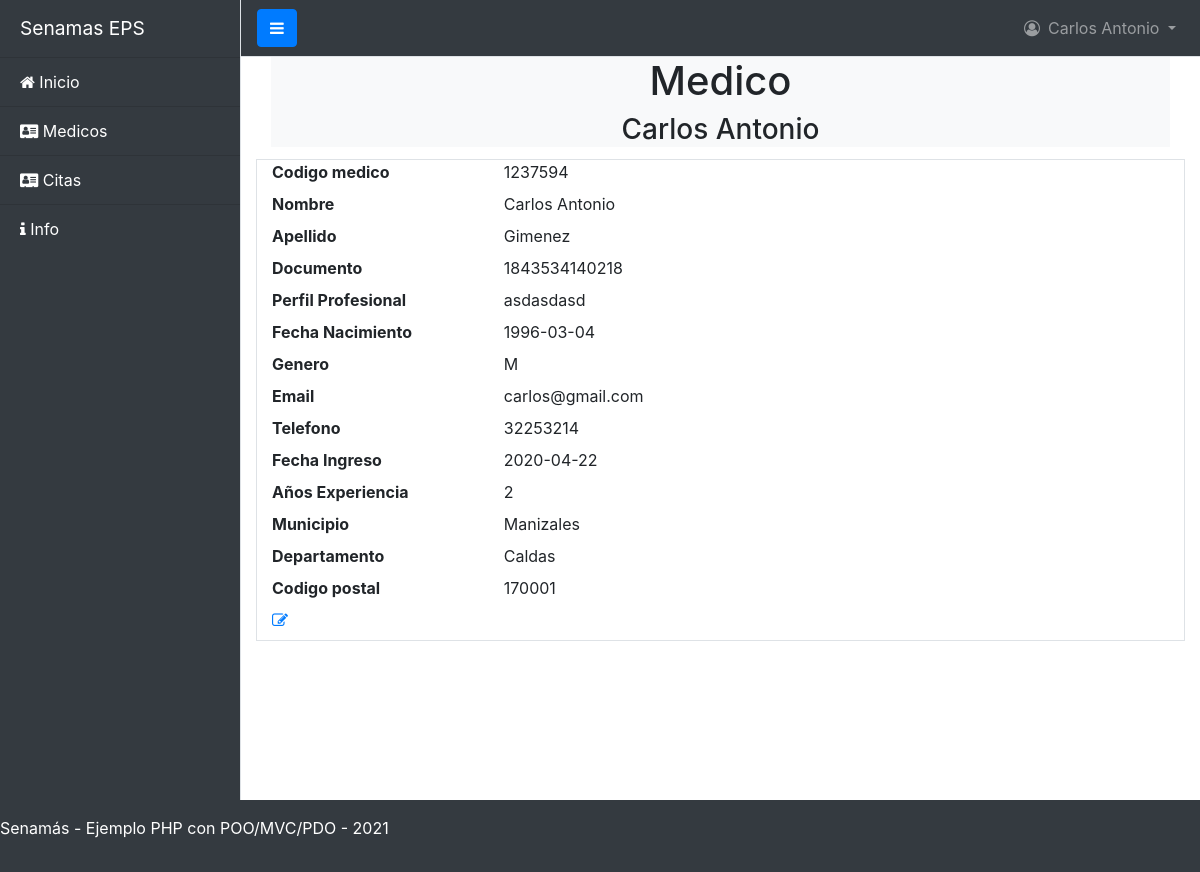
Screenshot of /index.php?controller=Medico&action=ItemView&cod=1237594 (signed in) with the database file from the repository.
### tables this page shows
CREATE TABLE `medico` (
  `cod_medico` varchar(50) NOT NULL,
  `nombre` varchar(100) NOT NULL,
  `apellido` varchar(50) NOT NULL,
  `documento` varchar(50) DEFAULT NULL,
  `fecha_nacimiento` date NOT NULL,
  `genero` varchar(1) NOT NULL,
  `email` varchar(100) DEFAULT NULL,
  `telefono` varchar(50) DEFAULT NULL,
  `perfil_profesional` varchar(255) DEFAULT NULL,
  `fecha_ingreso` date NOT NULL,
  `anios_experiencia` varchar(10) DEFAULT NULL,
  `password` varchar(250) NOT NULL,
  `cod_postal` varchar(20) DEFAULT NULL,
  `municipio` varchar(50) NOT NULL,
  `departamento` varchar(50) NOT NULL
);

### core/BaseController.php (called while the page is built, shortened)
<?php
class BaseController
{
    public function __construct()
    {
        require_once 'Connection.php';
        require_once 'BaseModel.php';
        require_once 'models/Medico.class.php';
        if(isset($_SESSION['timeout'])) {
            $tiempoSesion = time() -$_SESSION['timeout'];
        }
    }
}
?>

### controllers/MedicoController.php (called while the page is built, shortened)
<?php
class MedicoController extends BaseController
{
        public function __construct()
        {
                $this->layout = "admin_layout.php";
        }
        public function ItemView(){
                $cod=isset($_GET['cod'])?$_GET['cod']:"";
                $medico_obj = new Medico();
                $allMedicos = $medico_obj->getMedic($cod);
               require_once 'views/layouts/'.$this->layout;
        }
}
?>

### core/Connection.php (called while the page is built, shortened)
<?php
abstract class Connection
{
    public function __construct()
    {
        try
        {
            $this->dbConnection = new PDO(DB_DRIVER . ':host=' . DB_HOST . ';dbname=' . DB_NAME, DB_USER, DB_PASS);
        } catch (PDOException $ex) {
            echo $ex->getMessage();
            die();
        }
    }
}
?>

### models/Medico.class.php (called while the page is built, shortened)
<?php
class Medico extends BaseModel
{
        private $cod_medico;
        private $nombre;
        private $apellido;
        private $documento;
        private $fecha_nacimiento;
        private $genero;
        private $email;
        private $telefono;
        private $perfil_profesional;
        private $fecha_ingreso;
        private $anios_experiencia;
        private $cod_postal;
        private $municipio;
        private $departamento;
        public function __construct($cod=null,$nom=null,$ape=null,$doc=null,$fnac=null,
        $gen=null,$email=null,$tel=null,$perfil=null,$fingre=null,$expe=null,$pass=null,$codpo=null,$mun=null,$dep=null)
        {
                $this->table = "medico";
                $this->cod_medico = $cod;
                $this->nombre = $nom;
                $this->apellido = $ape;
                $this->documento = $doc;
                $this->fecha_nacimiento = $fnac;
                $this->genero = $gen;
                $this->email = $email;
                $this->telefono = $tel;
                $this->perfil_profesional = $perfil;
                $this->fecha_ingreso = $fingre;
                $this->anios_experiencia = $expe;
                $this->cod_postal = $codpo;
                $this->municipio = $mun;
                $this->departamento = $dep;
        }
        public function getCod_medico()
        {
                return $this->cod_medico;
        }
        public function getNombre()
        {
                return $this->nombre;
        }
        public function getApellido()
        {
                return $this->apellido;
        }
        public function getDocumento()
        {
                return $this->documento;
        }
        public function getFecha_nacimiento()
        {
                return $this->fecha_nacimiento;
        }
        public function getGenero()
        {
                return $this->genero;
        }
        public function getEmail()
        {
                return $this->email;
        }
        public function getTelefono()
        {
                return $this->telefono;
        }
        public function getPerfil_profesional()
        {
                return $this->perfil_profesional;
        }
        public function getFecha_ingreso()
        {
                return $this->fecha_ingreso;
        }
        public function getAnios_experiencia()
        {
                return $this->anios_experiencia;
        }
        public function getCod_postal()
        {
                return $this->cod_postal;
        }
        public function getMunicipio()
        {
                return $this->municipio;
        }
        public function getDepartamento()
        {
                return $this->departamento;
        }
}

### core/BaseModel.php (called while the page is built, shortened)
<?php
class BaseModel extends Connection
{
    protected $table;
    public function getMedic($cod)
    {
        try {
            $sql = $this->dbConnection->prepare("SELECT * FROM $this->table WHERE cod_medico=:cod_medico");
            $sql->bindParam('cod_medico',$cod);
            $sql->execute();
            if($row = $sql->fetch(PDO::FETCH_OBJ)){
                $obj = new Medico($row->cod_medico,$row->nombre,$row->apellido,$row->documento,$row->fecha_nacimiento,$row->genero,$row->email,$row->telefono,$row->perfil_profesional,$row->fecha_ingreso,$row->anios_experiencia,
            $row->password,$row->cod_postal,$row->municipio,$row->departamento);
            }else{
                $obj=null;
            }
            return $obj;
        } catch (PDOException $ex) {
            echo $ex->getMessage();
            die();
        }
    }
}
?>

### views/medico/ItemView.php (the view, shortened to what this page needs)
    <div class="col">
            <div class="row">
                <div class="col-12">
                    <div class="card-title text-center  bg-light font-weight-bold">
                        <h1>Medico</h1>
                        <h3><?php echo $allMedicos->getNombre(); ?></h3>
                    </div>
                </div>
            </div>
            <dl class="row border border-gray">
                <dt class="col-sm-3">Codigo medico</dt>
                <dd class="col-sm-9"><?php echo $allMedicos->getCod_medico(); ?></dd>
                <dt class="col-sm-3">Nombre</dt>
                <dd class="col-sm-9"><?php echo $allMedicos->getNombre(); ?></dd>
                <dt class="col-sm-3">Apellido</dt>
                <dd class="col-sm-9"><?php echo $allMedicos->getApellido(); ?></dd>
                <dt class="col-sm-3">Documento</dt>
                <dd class="col-sm-9"><?php echo $allMedicos->getDocumento(); ?></dd>
                <dt class="col-sm-3">Perfil Profesional</dt>
                <dd class="col-sm-9"><?php echo $allMedicos->getPerfil_profesional(); ?></dd>
                <dt class="col-sm-3">Fecha Nacimiento</dt>
                <dd class="col-sm-9"><?php echo $allMedicos->getFecha_nacimiento(); ?></dd>
                <dt class="col-sm-3">Genero</dt>
                <dd class="col-sm-9"><?php echo $allMedicos->getGenero(); ?></dd>
                <dt class="col-sm-3">Email</dt>
                <dd class="col-sm-9"><?php echo $allMedicos->getEmail();?></dd>
                <dt class="col-sm-3">Telefono</dt>
                <dd class="col-sm-9"><?php echo $allMedicos->getTelefono(); ?></dd>
                <dt class="col-sm-3 text-truncate">Fecha Ingreso</dt>
                <dd class="col-sm-9"><?php echo $allMedicos->getFecha_ingreso(); ?></dd>
                <dt class="col-sm-3">Años Experiencia</dt>
                <dd class="col-sm-9"><?php echo $allMedicos->getAnios_experiencia(); ?></dd>
                <dt class="col-sm-3">Municipio</dt>
                <dd class="col-sm-9"><?php echo $allMedicos->getMunicipio(); ?></dd>
                <dt class="col-sm-3">Departamento</dt>
                <dd class="col-sm-9"><?php echo $allMedicos->getDepartamento(); ?></dd>
                <dt class="col-sm-3">Codigo postal</dt>
                <dd class="col-sm-9"><?php echo $allMedicos->getCod_postal(); ?></dd>
                <dd class="col-sm-9">
                    <?php  $row = $allMedicos->getCod_medico();  ?>
                        <a href ="<?php echo "index.php?controller=Medico&action=EditView&cod=$row" ?>"><i class="fa fa-edit text-primary"></i></a>
                </dd>
            </dl>
    </div>
</div>

### index.php (shortened to what this page needs)
<?php
require_once 'core/BaseController.php';
$controller = isset($_GET["controller"]) ? $_GET["controller"] : "";
$action = isset($_GET["action"]) ? $_GET["action"] : "";
switch (ucwords($controller)) {
    case 'Medico':
            $controlador = 'MedicoController';
            break;
}
$strFileController = 'controllers/' . $controlador . '.php';
if (is_file($strFileController)) {
    $controllerObj = new $controlador();
    if (method_exists($controllerObj, $action)) {
        $controllerObj->$action();
    } else {
        echo "No existe el método en el controlador";
    }
}
?>

### views/layouts/admin_layout.php (shortened to what this page needs)
<!doctype html>
<html lang="es">
<head>
    <link href="//maxcdn.bootstrapcdn.com/bootstrap/4.0.0/css/bootstrap.min.css" rel="stylesheet" id="bootstrap-css">
    <link rel="stylesheet" href="https://stackpath.bootstrapcdn.com/font-awesome/4.7.0/css/font-awesome.min.css">
    <link rel="stylesheet" type="text/css" href="https://cdn.datatables.net/v/bs4/dt-1.10.20/datatables.min.css"/>
    <link href="css/simple-sidebar.css" rel="stylesheet">
</head>
    <body>
    <div class="d-flex" id="wrapper">
        <div class="bg-dark border-right" id="sidebar-wrapper">
                <div class="sidebar-heading text-white">Senamas EPS </div>
                    <div class="list-group list-group-flush">
                        <ul class="ml-0">
                            <li class="navbar-dark text-white">
                                  <a class="list-group-item list-group-item-action bg-dark text-white" href="index.php?controller=Login&action=home"><i class="fa fa-home"></i> Inicio </a>
                            </li>
                            <?php
                            if($_SESSION['tipo_usuario'] == "medico" || $_SESSION['tipo_usuario'] == "Admin" ){
                            echo <<<barraM
                                <li class="navbar-dark text-white">
                                <a class="list-group-item list-group-item-action bg-dark text-white" href="index.php?controller=Medico&action=index"><i class="fa fa-address-card"></i> Medicos </a>
                                </li>
                            barraM;
                            }
                            if($_SESSION['tipo_usuario'] == "medico" || $_SESSION['tipo_usuario'] == "Admin" ){
                                echo <<<barraM
                                    <li class="navbar-dark text-white">
                                    <a class="list-group-item list-group-item-action bg-dark text-white" href="index.php?controller=Citas&action=index"><i class="fa fa-address-card"></i> Citas </a>
                                    </li>
                                barraM;
                                }
                            ?>
                            <li class="navbar-dark text-white">
                              <a class="list-group-item list-group-item-action bg-dark text-white" href="#"><i class="fa fa-info"></i>    Info</a>
                            </li>
                        </ul>
          </div>
        </div>
    <div id="page-content-wrapper">
      <nav class="navbar navbar-expand-lg navbar-dark bg-dark border-bottom">
        <button class="btn btn-primary" id="menu-toggle" aria-label="Name"><i class="fa fa-bars"></i></button>
        <div class="collapse navbar-collapse" id="navbarSupportedContent">
          <ul class="navbar-nav ml-auto mt-2 mt-lg-0">
            <li class="nav-item dropdown">
              <a class="nav-link dropdown-toggle" href="#" id="navbarDropdown" role="button" data-toggle="dropdown" aria-haspopup="true" aria-expanded="false">
                <i class="fa fa-user-circle-o mr-2 d-inline-	flex"></i><?php echo $_SESSION['nombre'];?>
              </a>
            </li>
          </ul>
        </div>
      </nav>
      <div class="container-fluid">
        <?php
            include_once $current_view;
        ?>
      </div>
    </div>
   <div class="row bg-dark py-3 mx-auto text-white fixed-bottom position-relative" >
     <p>Senamás - Ejemplo PHP con POO/MVC/PDO - <?php echo date("Y"); ?></p>
   </div>
</body>
</html>

### css/simple-sidebar.css (style rules this page uses)
#wrapper { overflow-x: hidden; }
#sidebar-wrapper { min-height: 100vh; margin-left: -15rem; -webkit-transition: margin .25s ease-out; -moz-transition: margin .25s ease-out; -o-transition: margin .25s ease-out; transition: margin .25s ease-out; }
#sidebar-wrapper .sidebar-heading { padding: 0.875rem 1.25rem; font-size: 1.2rem; }
#sidebar-wrapper .list-group { width: 15rem; }
#page-content-wrapper { min-width: 100vw; }
@media (min-width: 768px) { #sidebar-wrapper { margin-left: 0; } }
@media (min-width: 768px) { #page-content-wrapper { min-width: 0; width: 100%; } }

### views/layouts/admin_layout.php (style rules this page uses)
li,ul { list-style-type: none; margin: 0; padding: 0; }

### rows the page displays
medico: nombre "Carlos Antonio", cod_medico "1237594", apellido "Gimenez", documento "1843534140218", perfil_profesional "asdasdasd", fecha_nacimiento "1996-03-04", genero "M", email "carlos@gmail.com", telefono "32253214", fecha_ingreso "2020-04-22", anios_experiencia "2", municipio "Manizales", departamento "Caldas", cod_postal "170001"

### other values shown
$_SESSION['nombre'] "Carlos Antonio"
